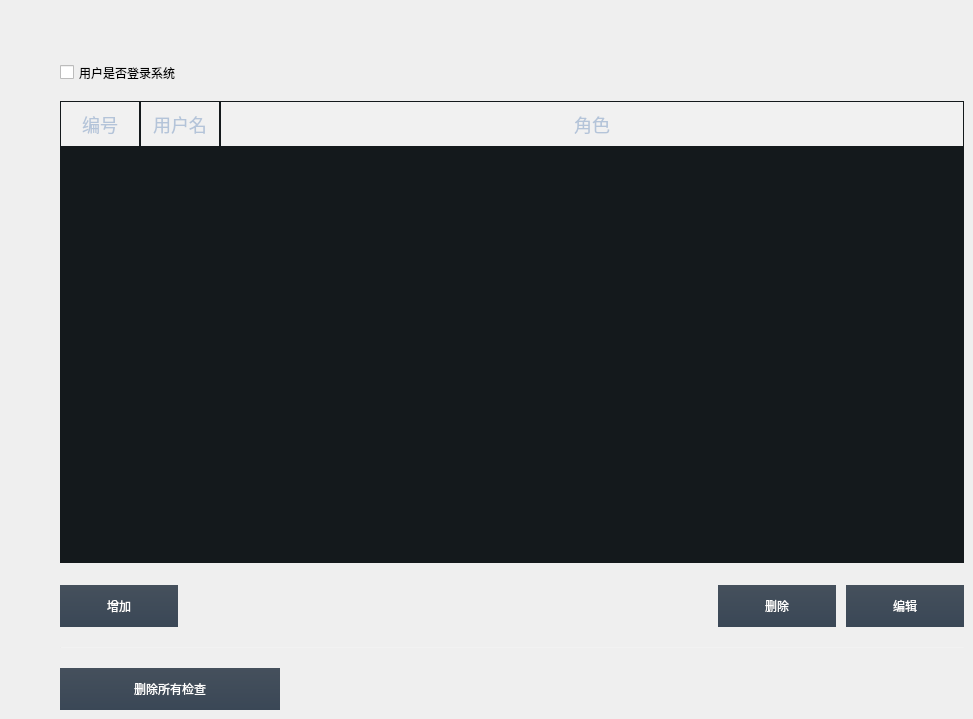
     <widget class="QCfgUserManagerPage" name="page_17">
      <widget class="QTableWidget" name="UserTableWidget">
       <property name="geometry">
        <rect>
         <x>60</x>
         <y>101</y>
         <width>904</width>
         <height>462</height>
        </rect>
       </property>
       <property name="minimumSize">
        <size>
         <width>904</width>
         <height>350</height>
        </size>
       </property>
       <property name="maximumSize">
        <size>
         <width>904</width>
         <height>496</height>
        </size>
       </property>
       <property name="focusPolicy">
        <enum>Qt::NoFocus</enum>
       </property>
       <property name="contextMenuPolicy">
        <enum>Qt::NoContextMenu</enum>
       </property>
       <property name="styleSheet">
        <string notr="true">QTableWidget{
color:#B4C4D9;
font: normal 16px Microsoft YaHei;
background-color:#14191C;
border:none;
}
QHeaderView::section{
background-color:rgba(255,255,255,0.1);
color:#B4C4D9;
font: normal 18px Microsoft YaHei;
border:1px solid #14191C;
height:44px;
}

QScrollBar:vertical
{
background: #2A3137;
width:8px; 
border:1px solid #303840;
border-radius:4px;
}
QScrollBar::handle:vertical
{
background:rgba(178,184,190,0.5);;
width:8px; 
border:1px solid #303840;
border-radius:4px;
}
QScrollBar::handle:vertical:hover{
background-color: #333b42;}

QScrollBar::handle:vertical:pressed{
background-color: #131516;}

QScrollBar::add-line:vertical{
background-color: transparent; }

QScrollBar::sub-line:vertical{
background-color: transparent; }
			
QScrollBar::add-page:vertical{
background-color:#1f2327;}
			
QScrollBar::sub-page:vertical{
background-color:#1f2327;}

QScrollBar:horizontal
{
background: #2A3137;
height:8px; 
border:1px solid #303840;
border-radius:4px;
}
QScrollBar::handle:horizontal
{
background:rgba(178,184,190,0.5);;
height:8px; 
border:1px solid #303840;
border-radius:4px;
}
QScrollBar::handle:horizontal:hover{
background-color: #333b42;}

QScrollBar::handle:horizontal:pressed{
background-color: #131516;}

QScrollBar::add-line:horizontal{
background-color: transparent; }

QScrollBar::sub-line:horizontal{
background-color: transparent; }
			
QScrollBar::add-page:horizontal{
background-color:#1f2327;}
			
QScrollBar::sub-page:horizontal{
background-color:#1f2327;}

QTableWidget::item
{   

}
QTableWidget::item::hover
{
background:transparent;
}
QTableWidget::item:selected
{   
background-color:qlineargradient(x1: 0, y1: 0, x2: 0, y2: 1,stop: 0 #3C8CE3,stop: 1.0 #206CC3);
color: #FFFFFF;
}

QMenu{
background-color:#1a1f22;
border-top: 0px solid #A9A9A9;
border-bottom:0px solid #A9A9A9;
}
QMenu::item
{
font-size: 14px;
color: #e1e8f1;
border-bottom:1px solid #4a525a;
background-color:transparent;
padding:10px 10px;
}
QMenu::item:selected
{
background-color:qlineargradient(x1: 0, y1: 0, x2: 0, y2: 1,stop: 0 #2fafd4,stop: 1.0 #0796df);
}</string>
       </property>
       <property name="verticalScrollBarPolicy">
        <enum>Qt::ScrollBarAsNeeded</enum>
       </property>
       <property name="horizontalScrollBarPolicy">
        <enum>Qt::ScrollBarAsNeeded</enum>
       </property>
       <property name="sizeAdjustPolicy">
        <enum>QAbstractScrollArea::AdjustIgnored</enum>
       </property>
       <property name="editTriggers">
        <set>QAbstractItemView::NoEditTriggers</set>
       </property>
       <property name="selectionMode">
        <enum>QAbstractItemView::SingleSelection</enum>
       </property>
       <property name="selectionBehavior">
        <enum>QAbstractItemView::SelectRows</enum>
       </property>
       <attribute name="horizontalHeaderDefaultSectionSize">
        <number>80</number>
       </attribute>
       <attribute name="horizontalHeaderHighlightSections">
        <bool>false</bool>
       </attribute>
       <attribute name="horizontalHeaderMinimumSectionSize">
        <number>25</number>
       </attribute>
       <attribute name="horizontalHeaderStretchLastSection">
        <bool>true</bool>
       </attribute>
       <attribute name="verticalHeaderHighlightSections">
        <bool>false</bool>
       </attribute>
       <column>
        <property name="text">
         <string>编号</string>
        </property>
       </column>
       <column>
        <property name="text">
         <string>用户名</string>
        </property>
       </column>
       <column>
        <property name="text">
         <string>角色</string>
        </property>
       </column>
      </widget>
      <widget class="QPushButton" name="userDeleteAllCheckBtn">
       <property name="geometry">
        <rect>
         <x>60</x>
         <y>668</y>
         <width>220</width>
         <height>42</height>
        </rect>
       </property>
       <property name="styleSheet">
        <string notr="true">QPushButton
{
font: 16px &quot;Microsoft YaHei&quot;;
color:#FFFFFF;
background-color:qlineargradient(x1: 0, y1: 0, x2: 0, y2: 1,stop: 0 #45505C,stop: 1.0 #3A4756);
border:none;
}

QPushButton:hover
{
background-color:qlineargradient(x1: 0, y1: 0, x2: 0, y2: 1,stop: 0 rgba(69, 80, 92, 0.9),stop: 1.0 rgba(58, 71, 86, 0.9));
}

QPushButton:pressed
{
background-color:#131516;
}

QPushButton:disabled
{
background-color:qlineargradient(x1: 0, y1: 0, x2: 0, y2: 1,stop: 0 rgba(69, 80, 92, 0.5),stop: 1.0 rgba(58, 71, 86, 0.5));
color: rgb(117, 117, 117);
}</string>
       </property>
       <property name="text">
        <string>删除所有检查</string>
       </property>
      </widget>
      <widget class="QCheckBox" name="isLoginSystemChe">
       <property name="geometry">
        <rect>
         <x>60</x>
         <y>62</y>
         <width>181</width>
         <height>21</height>
        </rect>
       </property>
       <property name="styleSheet">
        <string notr="true">QCheckBox::checked{img::url(:/SysConfig/ImageSource/SysConfig/CheckBox.png)}</string>
       </property>
       <property name="text">
        <string>用户是否登录系统</string>
       </property>
      </widget>
      <widget class="QPushButton" name="userEditBtn">
       <property name="geometry">
        <rect>
         <x>846</x>
         <y>585</y>
         <width>118</width>
         <height>42</height>
        </rect>
       </property>
       <property name="styleSheet">
        <string notr="true">QPushButton
{
font: 16px &quot;Microsoft YaHei&quot;;
color:#FFFFFF;
background-color:qlineargradient(x1: 0, y1: 0, x2: 0, y2: 1,stop: 0 #45505C,stop: 1.0 #3A4756);
border:none;
}

QPushButton:hover
{
background-color:qlineargradient(x1: 0, y1: 0, x2: 0, y2: 1,stop: 0 rgba(69, 80, 92, 0.9),stop: 1.0 rgba(58, 71, 86, 0.9));
}

QPushButton:pressed
{
background-color:#131516;
}

QPushButton:disabled
{
background-color:qlineargradient(x1: 0, y1: 0, x2: 0, y2: 1,stop: 0 rgba(69, 80, 92, 0.5),stop: 1.0 rgba(58, 71, 86, 0.5));
color: rgb(117, 117, 117);
}</string>
       </property>
       <property name="text">
        <string>编辑</string>
       </property>
      </widget>
      <widget class="QPushButton" name="userAddBtn">
       <property name="geometry">
        <rect>
         <x>60</x>
         <y>585</y>
         <width>118</width>
         <height>42</height>
        </rect>
       </property>
       <property name="styleSheet">
        <string notr="true">QPushButton
{
font: 16px &quot;Microsoft YaHei&quot;;
color:#FFFFFF;
background-color:qlineargradient(x1: 0, y1: 0, x2: 0, y2: 1,stop: 0 #45505C,stop: 1.0 #3A4756);
border:none;
}

QPushButton:hover
{
background-color:qlineargradient(x1: 0, y1: 0, x2: 0, y2: 1,stop: 0 rgba(69, 80, 92, 0.9),stop: 1.0 rgba(58, 71, 86, 0.9));
}

QPushButton:pressed
{
background-color:#131516;
}

QPushButton:disabled
{
background-color:qlineargradient(x1: 0, y1: 0, x2: 0, y2: 1,stop: 0 rgba(69, 80, 92, 0.5),stop: 1.0 rgba(58, 71, 86, 0.5));
color: rgb(117, 117, 117);
}</string>
       </property>
       <property name="text">
        <string>增加</string>
       </property>
      </widget>
      <widget class="QPushButton" name="userDeleteBtn">
       <property name="geometry">
        <rect>
         <x>718</x>
         <y>585</y>
         <width>118</width>
         <height>42</height>
        </rect>
       </property>
       <property name="styleSheet">
        <string notr="true">QPushButton
{
font: 16px &quot;Microsoft YaHei&quot;;
color:#FFFFFF;
background-color:qlineargradient(x1: 0, y1: 0, x2: 0, y2: 1,stop: 0 #45505C,stop: 1.0 #3A4756);
border:none;
}

QPushButton:hover
{
background-color:qlineargradient(x1: 0, y1: 0, x2: 0, y2: 1,stop: 0 rgba(69, 80, 92, 0.9),stop: 1.0 rgba(58, 71, 86, 0.9));
}

QPushButton:pressed
{
background-color:#131516;
}

QPushButton:disabled
{
background-color:qlineargradient(x1: 0, y1: 0, x2: 0, y2: 1,stop: 0 rgba(69, 80, 92, 0.5),stop: 1.0 rgba(58, 71, 86, 0.5));
color: rgb(117, 117, 117);
}</string>
       </property>
       <property name="text">
        <string>删除</string>
       </property>
      </widget>
      <widget class="Line" name="line">
       <property name="geometry">
        <rect>
         <x>60</x>
         <y>647</y>
         <width>904</width>
         <height>1</height>
        </rect>
       </property>
       <property name="styleSheet">
        <string notr="true">width:904px;
height:1px;
background:rgba(255,255,255,0.1);</string>
       </property>
       <property name="orientation">
        <enum>Qt::Horizontal</enum>
       </property>
      </widget>
     </widget>
